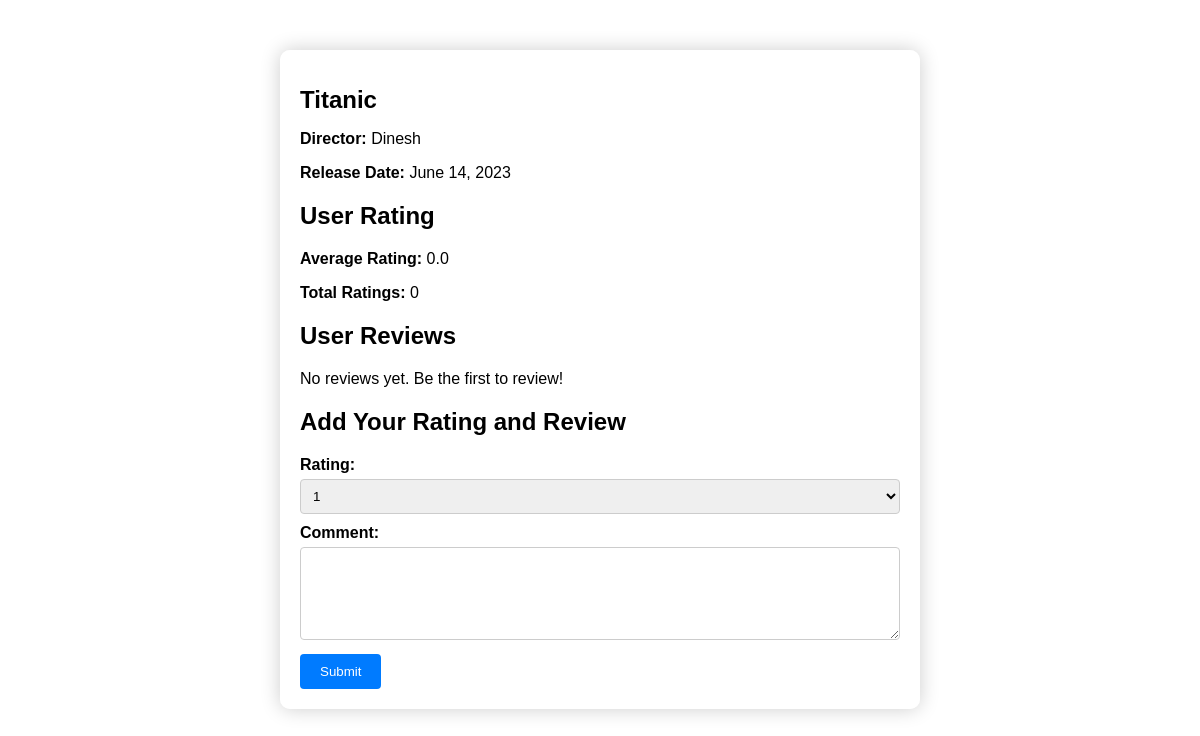
/add_review/59b55c75a2fd4fd28ee8221f4533eb96/, run on an earlier commit of the app's database.
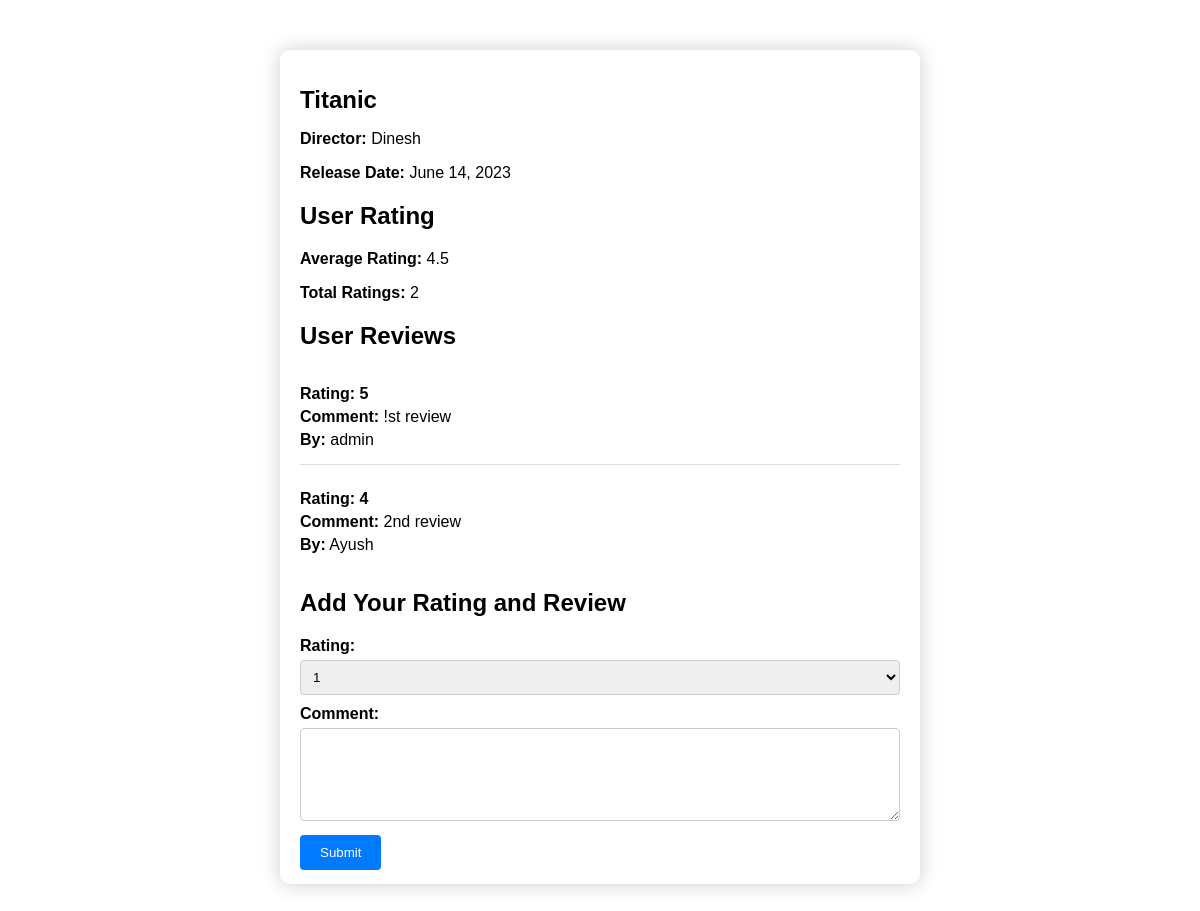
And on a later commit of the database.
### Myapp/models.py (models this page shows)
class Movie(models.Model):
    title = models.CharField(max_length=255)
    release_date = models.DateField()
    director = models.CharField(max_length=255)
    id = models.UUIDField(primary_key=True, default=uuid.uuid4, editable=False)
    average_rating = models.FloatField(default=0.0)
    total_ratings = models.IntegerField(default=0)
    poster = models.FileField(default="leo.jpeg", upload_to="posters")

class Review(models.Model):
    movie = models.ForeignKey(Movie, on_delete=models.CASCADE, related_name='reviews')
    user = models.ForeignKey(User, on_delete=models.CASCADE)
    rating = models.IntegerField(default=0)
    comment = models.TextField()
    created_at = models.DateTimeField(auto_now_add=True)

### Myapp/views.py (the view)
# urls.py: path('add_review/<str:pk>/', views.add_review, name='add_review'),
def add_review(request, pk):
    movie = Movie.objects.get(pk=pk)
    if request.method == 'POST':
        form = ReviewForm(request.POST)
        if form.is_valid():
            review = form.save(commit=False)
            review.movie = movie
            review.user = request.user
            review.save()
            movie.total_ratings += 1
            movie.average_rating = (movie.average_rating * (movie.total_ratings - 1) + review.rating) / movie.total_ratings
            movie.save()
            return redirect('Myapp:movie_list')
    else:
        form = ReviewForm()
    return render(request, 'Myapp/movie_detail.html', {'form': form, 'movie': movie})

### Myapp/forms.py
class ReviewForm(forms.ModelForm):
    class Meta:
        model = Review
        fields = ['rating', 'comment']

### Myapp/templates/Myapp/movie_detail.html (shortened to what this page needs)
{% load static %}
<!DOCTYPE html>
<html lang="en">
<head>
    <link rel="stylesheet" href="https://cdnjs.cloudflare.com/ajax/libs/font-awesome/5.15.4/css/all.min.css">
</head>
<body>
    <div class="container">
        <h1>{{ movie.title }}</h1>
        <p><strong>Director:</strong> {{ movie.director }}</p>
        <p><strong>Release Date:</strong> {{ movie.release_date }}</p>
        <h2>User Rating</h2>
        <p><strong>Average Rating:</strong> {{ movie.average_rating }}</p>
        <p><strong>Total Ratings:</strong> {{ movie.total_ratings }}</p>
        <h2>User Reviews</h2>
        {% if movie.reviews.all %}
            <ul class="user-reviews">
                {% for review in movie.reviews.all %}
                    <li>
                        <p><strong>Rating:</strong> {{ review.rating }}</p>
                        <p><strong>Comment:</strong> {{ review.comment }}</p>
                        <p><strong>By:</strong> {{ review.user }}</p>
                    </li>
                {% endfor %}
            </ul>
        {% else %}
            <p>No reviews yet. Be the first to review!</p>
        {% endif %}
        <div class="add-review-form">
            <h2>Add Your Rating and Review</h2>
            <form method="post" action="{% url 'Myapp:add_review' movie.id %}">
                <label for="id_rating">Rating:</label>
                <select name="rating" id="id_rating">
                    <option value="1">1</option>
                </select>
                <label for="id_comment">Comment:</label>
                <textarea name="comment" id="id_comment" cols="30" rows="5"></textarea>
                <button type="submit">Submit</button>
            </form>
        </div>
    </div>
</body>
</html>

### Myapp/templates/Myapp/movie_detail.html (style rules this page uses)
body { font-family: Arial, sans-serif; background-image:url("https://x23200197devopsmoviestatic.s3.eu-west-1.amazonaws.com/StaticImages/IMAGE_detail.jpg"); background-position: center; background-size: cover; background-repeat: no-repeat; }
.container { max-width: 600px; margin: 50px auto; background-color: rgba(255, 255, 255, 0.8); border-radius: 10px; box-shadow: 0 0 20px rgba(0, 0, 0, 0.2); padding: 20px; overflow-y: auto; max-height: 80vh; }
.container h1 { font-size: 24px; margin-bottom: 10px; }
.container p { font-size: 16px; margin-bottom: 8px; }
.user-reviews { list-style: none; padding: 0; }
.user-reviews li { border-bottom: 1px solid #ddd; padding: 10px 0; margin-bottom: 10px; }
.user-reviews li:last-child { border-bottom: none; }
.user-reviews p { margin: 5px 0; }
.user-reviews p:first-child { font-weight: bold; }
.add-review-form { margin-top: 20px; }
.add-review-form label { display: block; font-weight: bold; margin-bottom: 5px; }
.add-review-form select, .add-review-form textarea { width: 100%; padding: 8px; margin-bottom: 10px; border: 1px solid #ccc; border-radius: 4px; box-sizing: border-box; }
.add-review-form button { padding: 10px 20px; background-color: #007bff; border: none; color: #fff; border-radius: 4px; cursor: pointer; }

What changed in the data, as far as the page shows it:
changed Movie "Titanic": average_rating "0.0" → "4.5"; total_ratings "0" → "2"
added Review: rating "5", comment "!st review", user "admin"
added Review: rating "4", comment "2nd review", user "Ayush"
Also different on the page:
text no longer shown: "No reviews yet. Be the first to review!"
